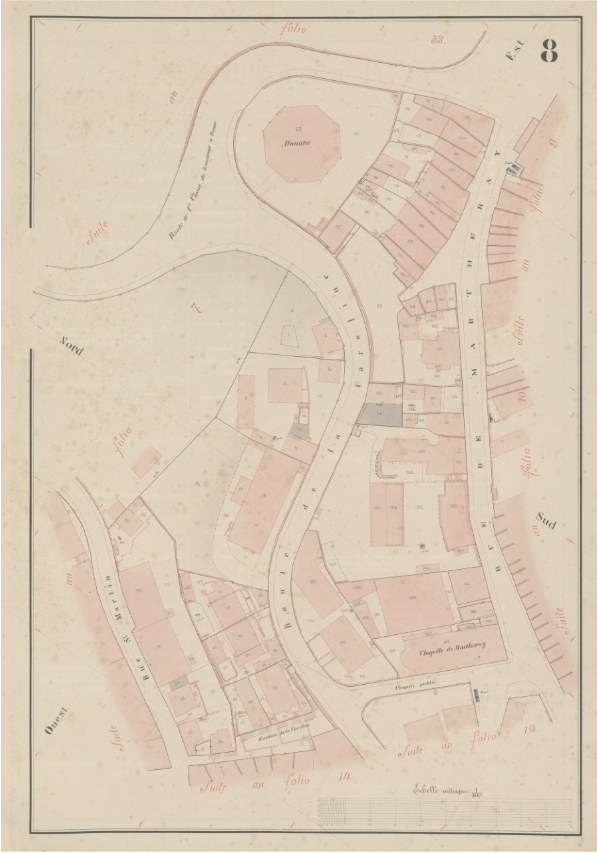
#> input picture report/LaTeX/images/additional_image.png, 597 x 853 px, found by its file name; its folder holds only this picture in this run
$ python patch_and_reconstitute_map.py
#> lines starting #> are read from the running program, lines starting #| are printed output that depends on the picture
#> further down, image is the input picture: shape (853, 597, 3); mean B, G, R 182.3, 203, 219.9
import numpy as np
import cv2, os, glob

from dh_segment_torch.config import Params
from dh_segment_torch.data import DataSplitter
from dh_segment_torch.data.annotation import AnnotationWriter
from dh_segment_torch.training import Trainer
from dh_segment_torch.inference import PredictProcess
from dh_segment_torch.post_processing import PostProcessingPipeline
from PIL import Image

classes = [[0, 0, 0], [255, 255, 255]]

# [58 lines left out: function reconstituteMap, not called in this run]


def makeImagePatches(image: np.ndarray, patches_path: str = '', export: bool = False, patch_size: int = 1000,
                     patch_overlap: int = 200):
    ''' Reconstitution of the map based on the prediction on image patches.
    Input(s):
        image: original full-size map
        patches_path: path to the folder where the image patches will be saved
        patch_size: side length of each patch
        patch_overlap: number of pixels on which adjacent patches overlap
        export: if True, the patches are saved to patches_path
    Output(s):
        rows: number of rows of patches
        cols: number of columns of patches
        patches: if they are not exported, the image patches are returned
    '''
#> called with patches_path = 'additional/patches/additional_image', export = True, patch_size = 1024, patch_overlap = 512

    core_size = patch_size-patch_overlap
    rows = 1 + ((image.shape[0]-patch_overlap-1)//core_size)
#> rows = 1
    cols = 1 + ((image.shape[1]-patch_overlap-1)//core_size)
#> cols = 1

    patches = []
    for row in range(rows):
        for col in range(cols):
            patch = image[0+row*core_size:patch_size+row*core_size, 0+col*core_size:patch_size+col*core_size]
            if patch.shape[:2] != (patch_size, patch_size):
                background = np.zeros((patch_size, patch_size, 3))
                background[0:patch.shape[0], 0:patch.shape[1]] = patch
                patch = background

            if export:
                cv2.imwrite(os.path.join(patches_path, str(row) + '_' + str(col) + '.png'), patch)
            else:
                patches.append(patch.astype('uint8'))
#> this loop made 1 pass
#> pass 1, in makeImagePatches, `cv2.imwrite(os.path.join(patches_path, str(row) + '_' + str(col) + '.p..`:
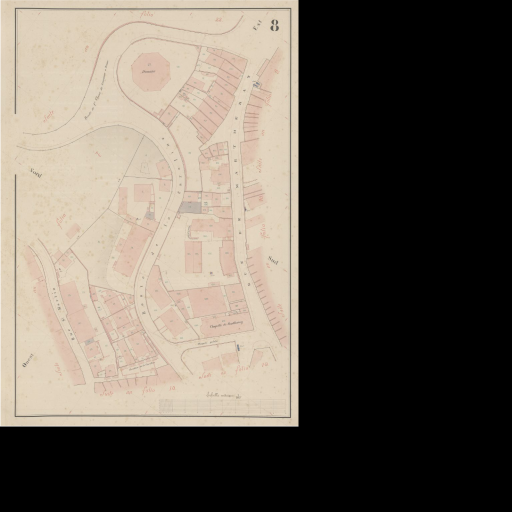
#> saved as 0_0.png: shape (1024, 1024, 3) (shown at 1/2 size); mean B, G, R 88.5, 98.6, 106.8
#> after the loop, patches = []
    if export:
        return rows, cols
    else:
        return rows, cols, patches


patch_size = 1024
patch_overlap = 512


if __name__ == '__main__':
    image_path = "../training/additional/images/"
    patches_path = "additional/patches/"
    patches_prediction_path = "additional/patches_prediction/"
    save_path = "additional/prediction_results/"
    img_lists = os.listdir(image_path)

    if not os.path.exists(patches_path):
        os.makedirs(patches_path)

    if not os.path.exists(patches_prediction_path):
        os.makedirs(patches_prediction_path)

    if not os.path.exists(save_path):
        os.makedirs(save_path)

    for img_name in img_lists:
        image = cv2.imread(image_path + img_name)
        np_image = np.asarray(image)
        isPatched = True
        if not os.path.exists(patches_path + img_name[:-4]):
            os.mkdir(patches_path + img_name[:-4])
            isPatched = False
        if not os.path.exists(patches_prediction_path + img_name[:-4]):
            os.mkdir(patches_prediction_path + img_name[:-4])


        rows, cols = makeImagePatches(np_image, patches_path + img_name[:-4],
                True, patch_size, patch_overlap)
#> rows = 1; cols = 1

        print("finished patching {} ! rows: {}, cols: {}".format(img_name, rows, cols))
#| finished patching additional_image.png ! rows: 1, cols: 1

        dataset_params = {
            "type": "folder",
            "folder": patches_path + img_name[:-4],
            "pre_processing": {"transforms": []}
        }

        model_params = {
            "model": {
                    "encoder": "resnet101",
                    "decoder": {"decoder_channels": [512, 256, 128, 64, 32], "max_channels": 512}
                },
                "num_classes": 2,
#> (the run stopped early here; a loop or call above may not have finished)

$ run again, on report/LaTeX/images/img1.png
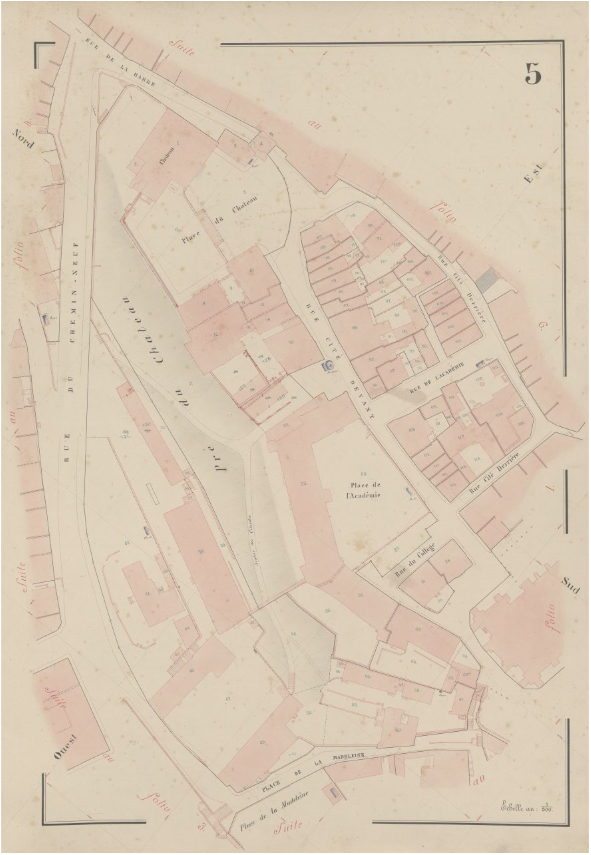
#> input picture report/LaTeX/images/img1.png, 591 x 855 px, found by its file name
#> image is the input picture: shape (855, 591, 3); mean B, G, R 180.1, 200.7, 217.5
#> the loop in makeImagePatches, `for row in range(rows):` made 1 pass
#> pass 1, in makeImagePatches, `cv2.imwrite(os.path.join(patches_path, str(row) + '_' + str(col) + '.p..`:
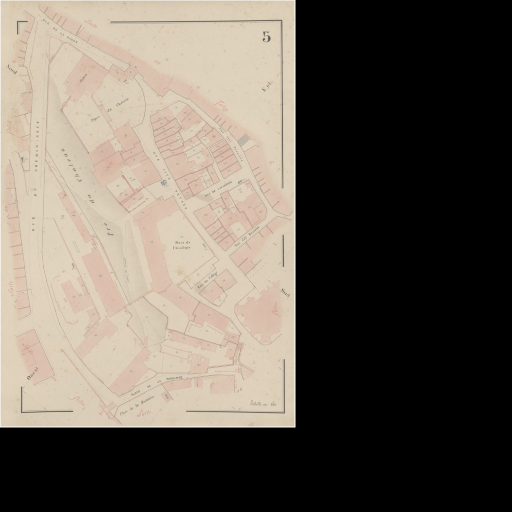
#> saved as 0_0.png: shape (1024, 1024, 3) (shown at 1/2 size); mean B, G, R 86.8, 96.7, 104.8
#> after the loop in makeImagePatches, `for row in range(rows):`: patches = []
#> `rows, cols = makeImagePatches(np_image, patches_path + img_name[:-4], ..`: rows = 1
#| finished patching img1.png ! rows: 1, cols: 1

$ run again, on report/LaTeX/images/img3.png
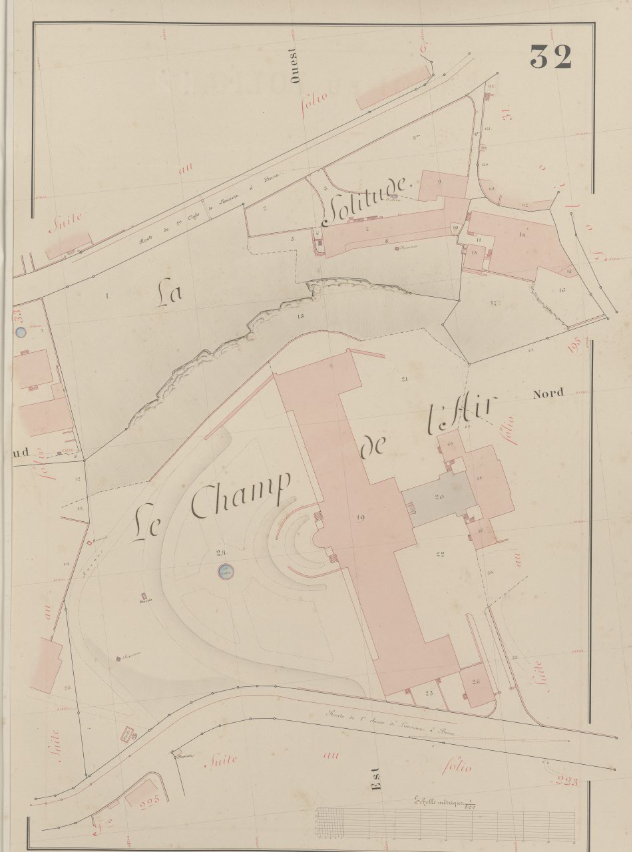
#> input picture report/LaTeX/images/img3.png, 632 x 854 px, found by its file name
#> image is the input picture: shape (854, 632, 3); mean B, G, R 179.1, 199.4, 213.5
#> the loop in makeImagePatches, `for row in range(rows):` made 1 pass
#> pass 1, in makeImagePatches, `cv2.imwrite(os.path.join(patches_path, str(row) + '_' + str(col) + '.p..`:
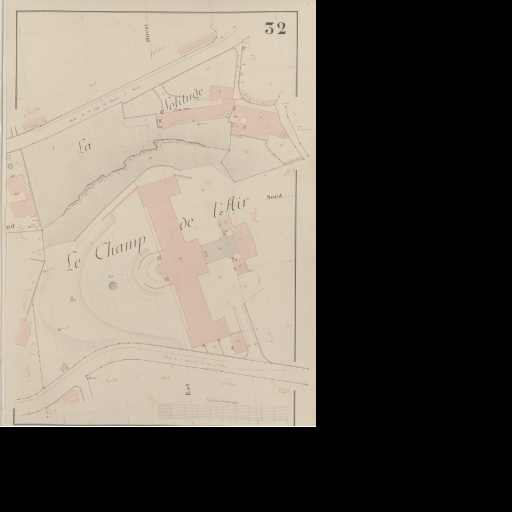
#> saved as 0_0.png: shape (1024, 1024, 3) (shown at 1/2 size); mean B, G, R 92.2, 102.6, 109.9
#> after the loop in makeImagePatches, `for row in range(rows):`: patches = []
#> `rows, cols = makeImagePatches(np_image, patches_path + img_name[:-4], ..`: rows = 1
#| finished patching img3.png ! rows: 1, cols: 1

$ run again, on report/LaTeX/images/img4.png
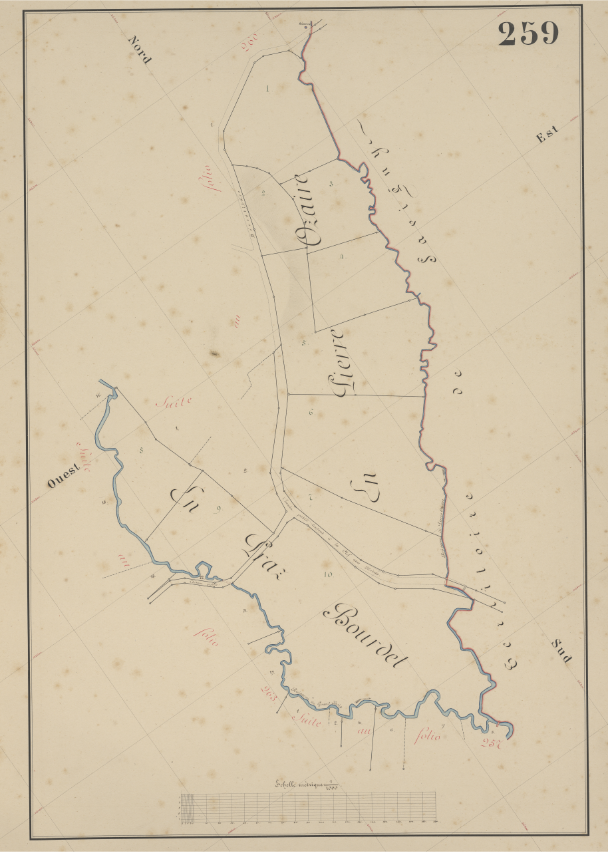
#> input picture report/LaTeX/images/img4.png, 608 x 852 px, found by its file name
#> image is the input picture: shape (852, 608, 3); mean B, G, R 172.4, 198.9, 213.5
#> the loop in makeImagePatches, `for row in range(rows):` made 1 pass
#> pass 1, in makeImagePatches, `cv2.imwrite(os.path.join(patches_path, str(row) + '_' + str(col) + '.p..`:
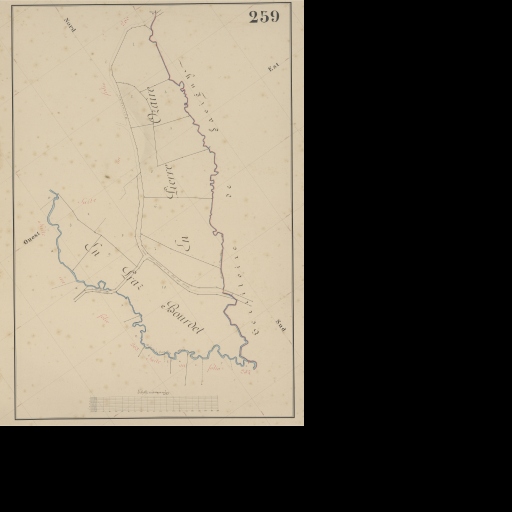
#> saved as 0_0.png: shape (1024, 1024, 3) (shown at 1/2 size); mean B, G, R 85.2, 98.3, 105.5
#> after the loop in makeImagePatches, `for row in range(rows):`: patches = []
#> `rows, cols = makeImagePatches(np_image, patches_path + img_name[:-4], ..`: rows = 1
#| finished patching img4.png ! rows: 1, cols: 1
